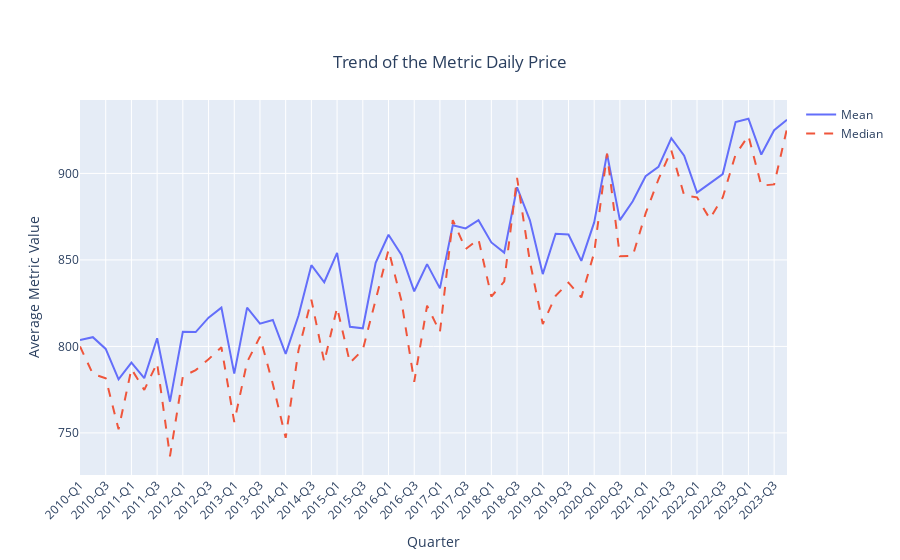

The notebook cell this image was saved under:
### Code cell
create_aggregated_time_series_plot(simulated_data_with_ids_and_filters,'Daily Price')
